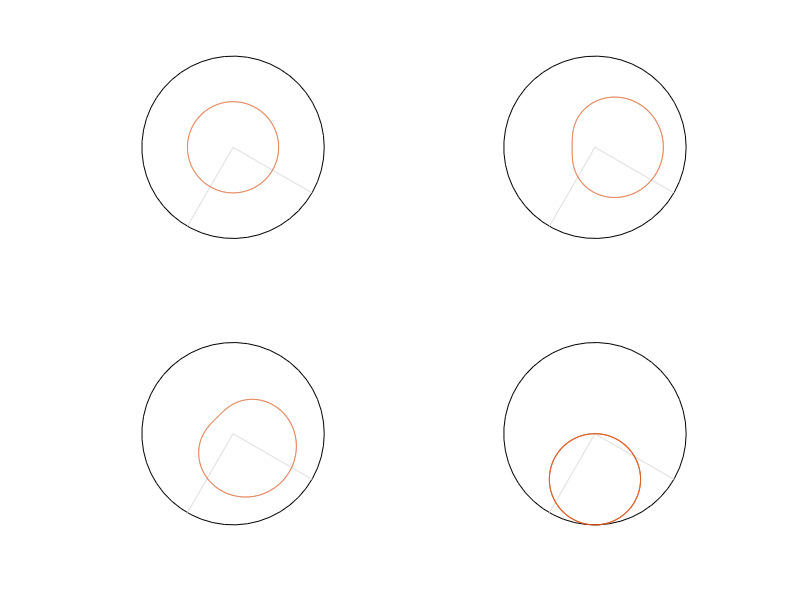

Here is the MATLAB script that generated this plot:
figure (2)
clf
subplot(2,2,1)
theta = linspace(-pi, pi, 1000);

rho = ones(1,length(theta));

t = 0 : .01 : 2 * pi;
P = polar(t, 2 * ones(size(t)));
set(P, 'Visible', 'off')
hold on
p = polar(theta,rho);
title(sprintf('No Coupling, Flat Phase Distribution of Phase\n PLI = 0. R = 0'))
%%
T = findall(gca,'type','text');
%%
delete(T([1:2, 4:end]))
%%
h = findall(gca,'type','line');

% remove the handle for the polar plot line from the array
h(h == p) = [];
% delete all other lines
%%
delete(h([3:4, 6:end]));
%%
subplot(2,2,2)
theta = linspace(-pi, pi, 1000);

rho = (cos(theta)+1)/2 + 0.5;

t = 0 : .01 : 2 * pi;
P = polar(t, 2 * ones(size(t)));
set(P, 'Visible', 'off')
hold on
p = polar(theta,rho);
title(sprintf('Coupling around 0 mod pi\n PLI = 0. 0 < R < 1'))
%%
T = findall(gca,'type','text');
%%
delete(T([1:2, 4:end]))
%%
h = findall(gca,'type','line');

% remove the handle for the polar plot line from the array
h(h == p) = [];
% delete all other lines
%%
delete(h([3:4, 6:end]));

%%
subplot(2,2,3)
theta = linspace(-pi, pi, 1000);

rho = (cos(theta+(pi/4))+1)/2 + 0.5;

t = 0 : .01 : 2 * pi;
P = polar(t, 2 * ones(size(t)));
set(P, 'Visible', 'off')
hold on
p = polar(theta,rho);
title(sprintf('Coupling around pi/4 away from 0 mod pi\n 0 < PLI < 1. 0 < R < 1'))
%%
T = findall(gca,'type','text');
%%
delete(T([1:2, 4:end]))
%%
h = findall(gca,'type','line');

% remove the handle for the polar plot line from the array
h(h == p) = [];
% delete all other lines
%%
delete(h([3:4, 6:end]));


%%
subplot(2,2,4)
theta = linspace(-pi, pi, 1000);

rho = 2*(cos(theta+(pi/2)));

t = 0 : .01 : 2 * pi;
P = polar(t, 2 * ones(size(t)));
set(P, 'Visible', 'off')
hold on
p = polar(theta,rho);
title(sprintf('Coupling around pi/2 away from 0 mod pi\n PLI ~ 1. 0 << R < 1'))
%%
T = findall(gca,'type','text');
%%
delete(T([1:2, 4:end]))
%%
h = findall(gca,'type','line');

% remove the handle for the polar plot line from the array
h(h == p) = [];
% delete all other lines
%%
delete(h([3:4, 6:end]));